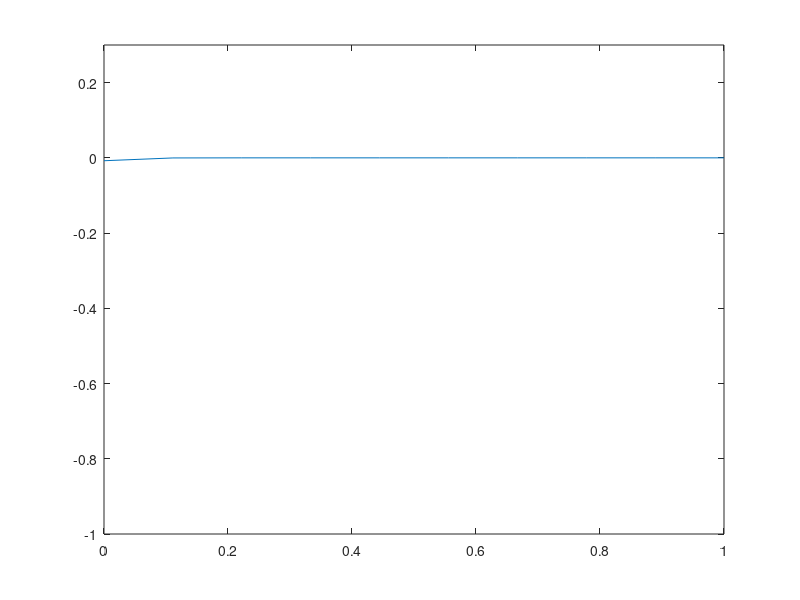

This chart was generated by the following MATLAB code:
clear all;

m=10;

deltax=1/(m-1);
deltat=0.00004;
alpha=deltat/deltax^2;


x=0:deltax:1;
u_init=sech(200*x-100).^2';
u_init(m)=0;

%differentiation matrix for n time
D_n=sparse(2:m-1,1:m-2,alpha,m,m)+sparse(2:m-1,2:m-1,(1-2*alpha),m,m)+sparse(2:m-1,3:m,alpha,m,m);
D_n(1,1)=1;
D_n(m,m)=1;
%differentiation matrix for n+1 time
D_n_1 =sparse(2:m-1,1:m-2,-alpha,m,m)+sparse(2:m-1,2:m-1,(1+2*alpha),m,m)+sparse(2:m-1,3:m,-alpha,m,m);
D_n_1(1,1)=1;
D_n_1(m,m)=1;

%compute the proper updating matrix
D=inv(D_n_1)*D_n;
%need these values to update u_1
u_old=[u_init(1),u_init(2)];
%update values
u=D*u_init;
%update the left boundary point manually, after the multiplication is done
u(1)=(1-2*alpha)*u_old(1)+2*alpha*u_old(2)-2*deltax*alpha;
for i=1:10
	u_old=[u(1),u(2)];
	u=D*u;	
	u(1)=(1-2*alpha)*u_old(1)+2*alpha*u_old(2)-2*deltax*alpha;
end

	plot(x,u);
	axis([0 1 -1 0.3])
